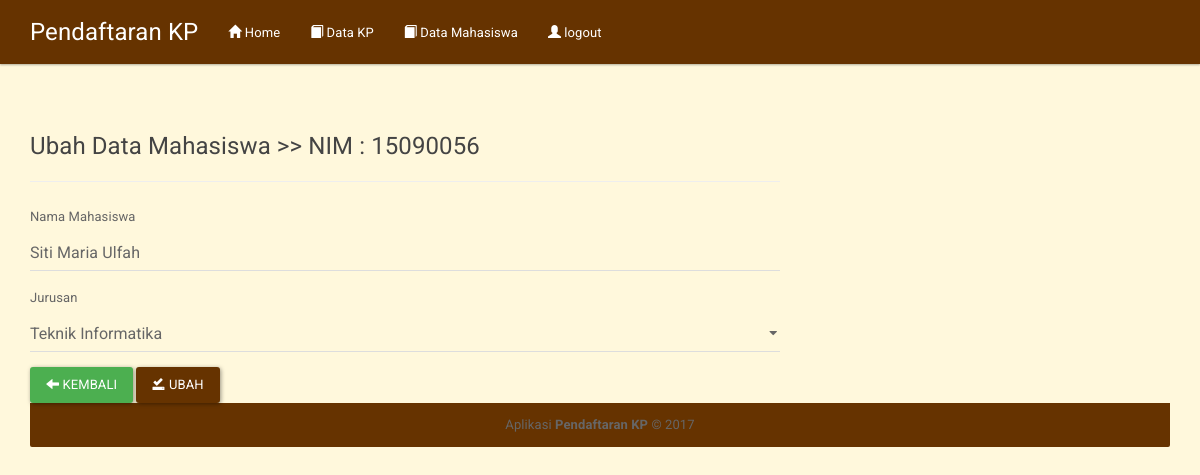
Page /ubah.blade.php?id=4 on the committed database.
### tables this page shows
CREATE TABLE `mahasiswa` (
  `id` int(3) NOT NULL,
  `nim` char(8) NOT NULL,
  `nama` varchar(32) NOT NULL,
  `jurusan` varchar(32) NOT NULL
);

### includes/mhs.inc.php (called while the page is built, shortened)
<?php
class Mhs{
	private $conn;
	private $table_name = "mahasiswa";
	public $id;
	public function __construct($db){
		$this->conn = $db;
	}
	function readOne(){
		$query = "SELECT * FROM " . $this->table_name . " WHERE id=? LIMIT 0,1";
		$stmt = $this->conn->prepare( $query );
		$stmt->bindParam(1, $this->id);
		$stmt->execute();
		$row = $stmt->fetch(PDO::FETCH_ASSOC);
		$this->id = $row['id'];
		$this->nim = $row['nim'];
		$this->nama = $row['nama'];
		$this->jur = $row['jurusan'];
	}
}
?>

### ubah.blade.php (the view, shortened to what this page needs)
<?php
include_once 'header.blade.php';
include_once 'includes/mhs.inc.php';
$db = DB();
$eks = new Mhs($db);
$eks->id = $id;
$eks->readOne();
?>
		<div class="row">
		  <div class="col-xs-12 col-sm-12 col-md-8">
		  	<div class="page-header">
			  <h4>Ubah Data Mahasiswa >> NIM : <?php echo $eks->nim; ?></h4>
			</div>
			    <form method="post">
				  <div class="form-group">
				    <label for="nama">Nama Mahasiswa</label>
				    <input type="text" class="form-control" id="nama" name="nama" value="<?php echo $eks->nama; ?>">
				  </div>
				  <div class="form-group">
				    <label for="jur">Jurusan</label>
				    <select class="form-control" id="jur" name="jur">
				    	<option><?php echo $eks->jur; ?></option>
				    </select>
				  </div>
				  <button type="button" onclick="location.href='mhs.php'" class="btn btn-success"><span class="glyphicon glyphicon-arrow-left"></span> Kembali</button>
				  <button type="submit" class="btn btn-primary"><span class="glyphicon glyphicon-saved"></span> Ubah</button>
				</form>
		  </div>
		</div>
		<?php
include_once 'footer.blade.php';
?>

### rows in the picture
mahasiswa: nim "15090056", nama "Siti Maria Ulfah", jur "Teknik Informatika"
